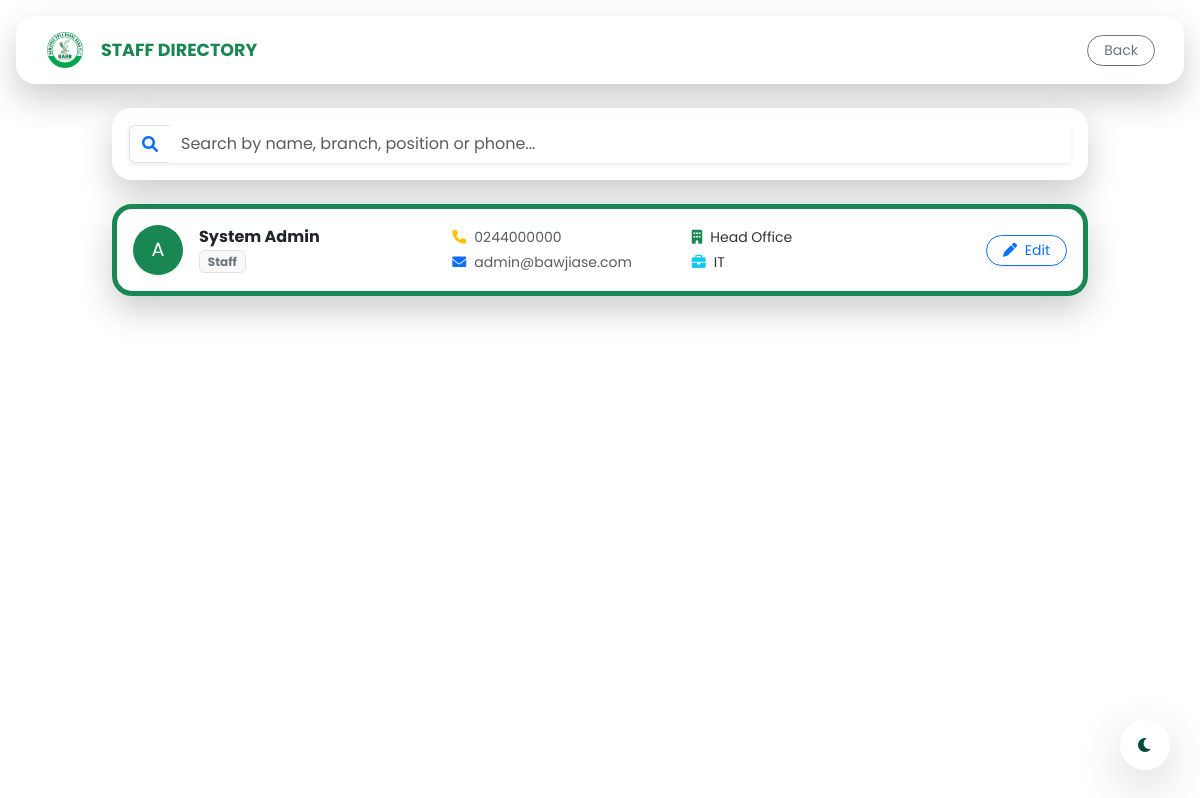
The page /directory (signed in) on the database as committed earlier.
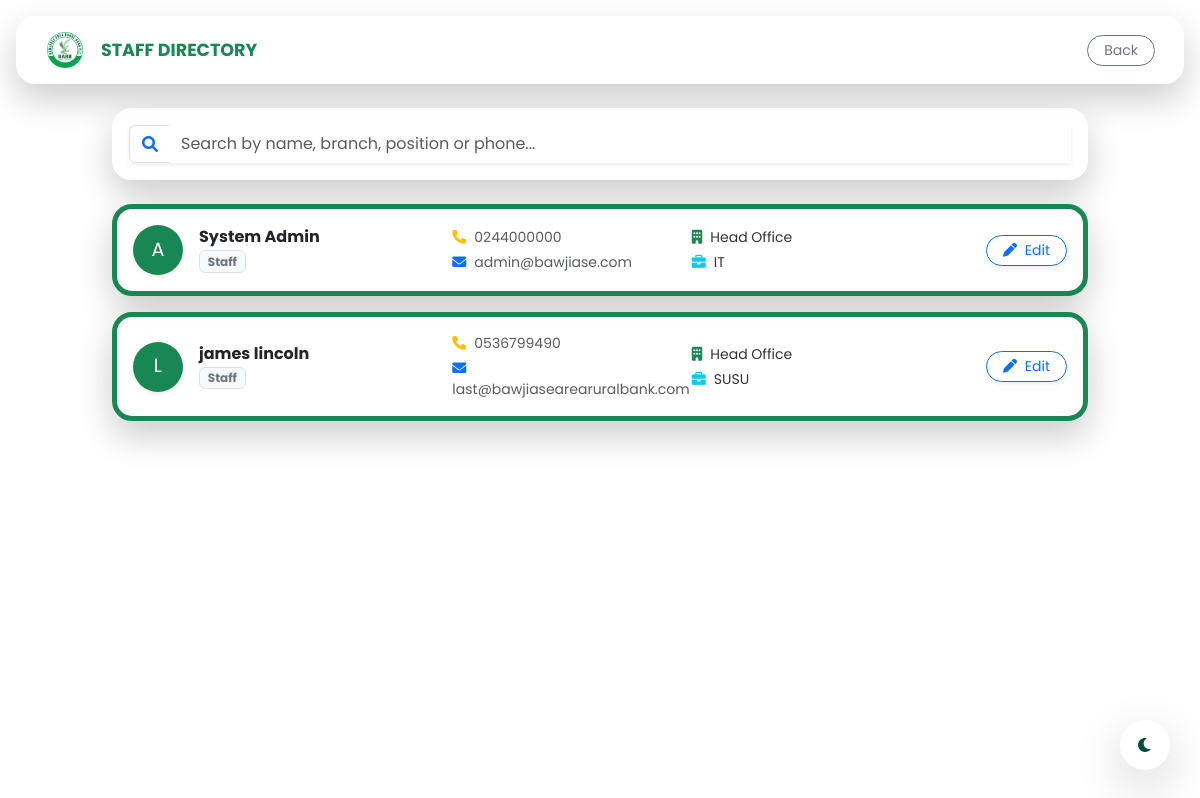
The same page on the database as committed later.
### app.py (models this page shows, shortened)
class User(db.Model, UserMixin):
    id = db.Column(db.Integer, primary_key=True)
    fullname = db.Column(db.String(150), nullable=False)
    phone = db.Column(db.String(20), nullable=False, default="N/A")
    email = db.Column(db.String(150), unique=True, nullable=False)
    password = db.Column(db.String(200), nullable=False)
    role = db.Column(db.String(50), default='General Staff')
    position = db.Column(db.String(100), nullable=True, default='Staff')
    department = db.Column(db.String(100), nullable=False)
    branch = db.Column(db.String(100), nullable=False)
    image_file = db.Column(db.String(20), nullable=False, default='default.jpg')
    is_active_user = db.Column(db.Boolean, default=True)
    hidden_announcements = db.relationship('Announcement', secondary=hidden_posts, backref='hidden_by')

### app.py (the view)
@app.route('/directory')
@login_required
def directory(): return render_template('directory.html', user=current_user, directory=User.query.order_by(User.fullname).all())

### app.py (called while the page is built)
@login_manager.user_loader
def load_user(user_id): return db.session.get(User, int(user_id))

@app.context_processor
def inject_notifications():
    if current_user.is_authenticated:
        if current_user.department == 'IT' or current_user.role == 'Super Admin':
            incident_count = IncidentReport.query.filter_by(status='Open').count()
            amendment_count = ProfileAmendment.query.filter_by(status='Open').count()
            return dict(unread_count=incident_count + amendment_count)
    return dict(unread_count=0)

### templates/directory.html (shortened to what this page needs)
{% extends "base.html" %}
{% block content %}
<nav class="navbar navbar-expand-lg glass-card mx-3 mt-3 px-3 py-2 sticky-top">
    <div class="container-fluid">
        <a class="navbar-brand d-flex align-items-center" href="{{ url_for('dashboard') }}">
            <img src="{{ url_for('static', filename='img/barb_logo.png') }}" width="40" height="40" class="me-2 rounded-circle">
            <span class="fw-bold text-success small ms-2">STAFF DIRECTORY</span>
        </a>
        <a href="{{ url_for('dashboard') }}" class="btn btn-outline-secondary btn-sm rounded-pill px-3">Back</a>
    </div>
</nav>
<div class="container mt-4 pb-5" style="max-width: 1000px;">
    <div class="glass-card p-3 mb-4">
        <div class="input-group shadow-sm">
            <span class="input-group-text bg-white border-end-0"><i class="fas fa-search text-primary"></i></span>
            <input type="text" id="dirSearch" class="form-control border-start-0" placeholder="Search by name, branch, position or phone..." onkeyup="filterDirectory()">
        </div>
    </div>
    <div class="d-flex flex-column gap-3" id="staffGrid">
        {% for staff in directory %}
        <div class="glass-card p-3 position-relative staff-card hover-shadow transition-all border-start border-5 border-success">
            <div class="row align-items-center">
                <div class="col-md-4 d-flex align-items-center mb-2 mb-md-0">
                    <div class="bg-success text-white rounded-circle d-flex align-items-center justify-content-center me-3 shadow-sm" style="width: 50px; height: 50px; font-size: 1.2rem; min-width: 50px;">
                        {{ staff.email[0].upper() }}
                    </div>
                    <div>
                        <h6 class="fw-bold mb-0 text-dark staff-text">{{ staff.fullname }}</h6>
                        <span class="badge bg-light text-secondary border mt-1">{{ staff.position or staff.role }}</span>
                    </div>
                </div>
                <div class="col-md-3 mb-2 mb-md-0">
                    <div class="small text-muted mb-1"><i class="fas fa-phone me-2 text-warning"></i>{{ staff.phone }}</div>
                    <div class="small text-muted"><i class="fas fa-envelope me-2 text-primary"></i>{{ staff.email }}</div>
                </div>
                <div class="col-md-3 mb-2 mb-md-0">
                    <div class="small text-muted mb-1"><i class="fas fa-building me-2 text-success"></i><span class="staff-text">{{ staff.branch }}</span></div>
                    <div class="small text-muted"><i class="fas fa-briefcase me-2 text-info"></i><span class="staff-text">{{ staff.department }}</span></div>
                </div>
                {% if user.department in ['IT', 'HR'] or user.role == 'Super Admin' %}
                <div class="col-md-2 text-end">
                    <button class="btn btn-outline-primary btn-sm rounded-pill px-3 shadow-sm"
                            onclick="openEditModal(this)"
                            data-id="{{ staff.id }}"
                            data-position="{{ staff.position or '' }}"
                            data-branch="{{ staff.branch }}"
                            data-dept="{{ staff.department }}">
                        <i class="fas fa-pen me-1"></i> Edit
                    </button>
                </div>
                {% endif %}
            </div>
        </div>
        {% else %}
        <div class="text-center py-5 text-muted">
            <i class="fas fa-users fa-3x mb-3 opacity-25"></i>
            <p>No staff members found.</p>
        </div>
        {% endfor %}
    </div>
</div>
{% endblock %}

### templates/base.html (shortened to what this page needs)
<!DOCTYPE html>
<html lang="en">
<head>
    <link href="https://cdn.jsdelivr.net/npm/bootstrap@5.3.0/dist/css/bootstrap.min.css" rel="stylesheet">
    <link rel="stylesheet" href="{{ url_for('static', filename='css/style.css') }}">
    <link rel="stylesheet" href="https://cdnjs.cloudflare.com/ajax/libs/font-awesome/6.0.0/css/all.min.css">
</head>
<body>
    <div class="theme-switch-wrapper">
        <button id="themeToggle" class="btn btn-circle shadow-lg" onclick="toggleTheme()">
            <i class="fas fa-moon" id="themeIcon"></i>
        </button>
    </div>
    {% block content %}{% endblock %}
</body>
</html>

### static/css/style.css (style rules this page uses)
:root { --bg-overlay: rgba(0, 51, 42, 0.4); --card-bg: rgba(255, 255, 255, 0.85); --card-border: rgba(255, 255, 255, 0.5); --text-main: #333; --text-muted-light: #6c757d; --input-bg: rgba(255, 255, 255, 0.9); --input-text: #000; --badge-bg: white; --glow-color: 0 15px 35px rgba(0,0,0,0.2); --brand-green: #004d40; --brand-cyan: #64ffda; }
body, html { height: 100%; margin: 0; font-family: 'Poppins', sans-serif; overflow-x: hidden; overflow-y: auto; }
h5, h4, h3, h6 { color: var(--text-main) !important; }
p, .small, label, span { color: var(--text-main); }
.glass-card { background: var(--card-bg); border: 1px solid var(--card-border); box-shadow: var(--glow-color); border-radius: 20px; z-index: 3; position: relative; color: var(--text-main); animation: floatUp 0.8s ease-out forwards; overflow: visible !important; transition: box-shadow 0.5s ease, background 0.5s ease; }
.form-control, .form-select { background-color: var(--input-bg) !important; border: 1px solid var(--card-border); color: var(--input-text) !important; border-radius: 8px; transition: border-color 0.3s ease, box-shadow 0.3s ease; }
a { color: var(--brand-green); font-weight: 600; text-decoration: none; transition: color 0.3s ease; }
.theme-switch-wrapper { position: fixed; bottom: 30px; right: 30px; z-index: 9999; }
.btn-circle { width: 50px; height: 50px; border-radius: 50%; background: var(--badge-bg); color: var(--brand-green); display: flex; align-items: center; justify-content: center; transition: all 0.3s ease; border: 2px solid var(--card-border); box-shadow: 0 4px 10px rgba(0,0,0,0.3); }

Rows that differ between the two databases and show on the page:
added User: email "L", fullname "james lincoln", position "Staff", phone "0536799490", email "last@bawjiasearearuralbank.com", branch "Head Office", department "SUSU"
